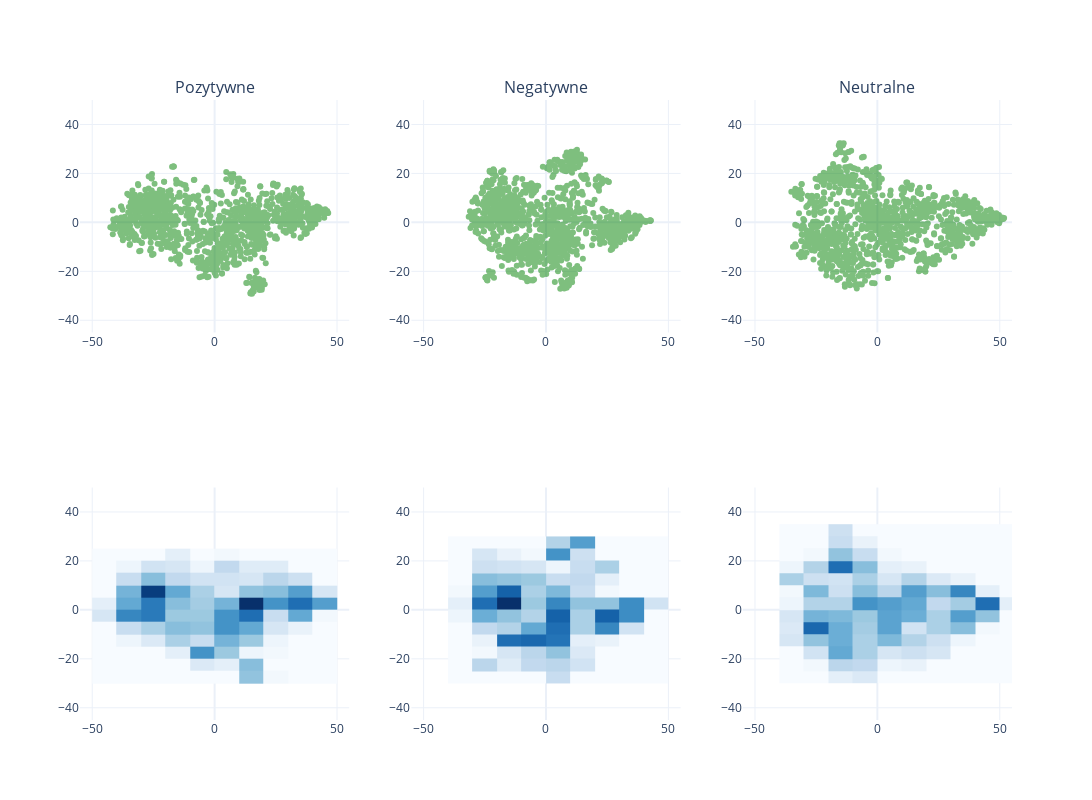

Notebook source saved alongside this figure:
### Code cell
from plotly.subplots import make_subplots
fig = make_subplots(rows=2, cols=3, subplot_titles=('Pozytywne', 'Negatywne', 'Neutralne'))
for i, fig_ in enumerate((fig_positive, fig_negative, fig_neutral)):
    fig.add_trace(fig_.data[0], row=1, col= i + 1)
    fig.add_trace(fig_.data[1], row=2, col= i + 1)
fig.update_layout(height=800, width=1200, showlegend=False, coloraxis=dict(colorscale='Blues', showscale=False), template='plotly_white')
fig.update_xaxes(range=[-55, 55])
fig.update_yaxes(range=[-45, 50])
fig.show()

### Figure 1 — Plotly figure (JSON) as saved in the notebook; plotly's stock layout.template omitted (floating-point values rounded to 4 significant figures; data arrays with more than 128 entries replaced by an {"elided": "..."} marker saying what was removed)
{"data": [{"marker": {"color": "green"}, "mode": "markers", "opacity": 0.5, "type": "scatter", "x": {"elided": "1000 float values"}, "xaxis": "x", "y": {"elided": "1000 float values"}, "yaxis": "y"}, {"coloraxis": "coloraxis", "colorscale": [[0, "rgb(247,251,255)"], [0.125, "rgb(222,235,247)"], [0.25, "rgb(198,219,239)"], [0.375, "rgb(158,202,225)"], [0.5, "rgb(107,174,214)"], [0.625, "rgb(66,146,198)"], [0.75, "rgb(33,113,181)"], [0.875, "rgb(8,81,156)"], [1, "rgb(8,48,107)"]], "type": "histogram2d", "x": {"elided": "1000 float values"}, "xaxis": "x4", "y": {"elided": "1000 float values"}, "yaxis": "y4"}, {"marker": {"color": "green"}, "mode": "markers", "opacity": 0.5, "type": "scatter", "x": {"elided": "1000 float values"}, "xaxis": "x2", "y": {"elided": "1000 float values"}, "yaxis": "y2"}, {"coloraxis": "coloraxis", "colorscale": [[0, "rgb(247,251,255)"], [0.125, "rgb(222,235,247)"], [0.25, "rgb(198,219,239)"], [0.375, "rgb(158,202,225)"], [0.5, "rgb(107,174,214)"], [0.625, "rgb(66,146,198)"], [0.75, "rgb(33,113,181)"], [0.875, "rgb(8,81,156)"], [1, "rgb(8,48,107)"]], "type": "histogram2d", "x": {"elided": "1000 float values"}, "xaxis": "x5", "y": {"elided": "1000 float values"}, "yaxis": "y5"}, {"marker": {"color": "green"}, "mode": "markers", "opacity": 0.5, "type": "scatter", "x": {"elided": "1000 float values"}, "xaxis": "x3", "y": {"elided": "1000 float values"}, "yaxis": "y3"}, {"coloraxis": "coloraxis", "colorscale": [[0, "rgb(247,251,255)"], [0.125, "rgb(222,235,247)"], [0.25, "rgb(198,219,239)"], [0.375, "rgb(158,202,225)"], [0.5, "rgb(107,174,214)"], [0.625, "rgb(66,146,198)"], [0.75, "rgb(33,113,181)"], [0.875, "rgb(8,81,156)"], [1, "rgb(8,48,107)"]], "type": "histogram2d", "x": {"elided": "1000 float values"}, "xaxis": "x6", "y": {"elided": "1000 float values"}, "yaxis": "y6"}], "layout": {"annotations": [{"font": {"size": 16}, "showarrow": false, "text": "Pozytywne", "x": 0.1444, "xanchor": "center", "xref": "paper", "y": 1, "yanchor": "bottom", "yref": "paper"}, {"font": {"size": 16}, "showarrow": false, "text": "Negatywne", "x": 0.5, "xanchor": "center", "xref": "paper", "y": 1, "yanchor": "bottom", "yref": "paper"}, {"font": {"size": 16}, "showarrow": false, "text": "Neutralne", "x": 0.8556, "xanchor": "center", "xref": "paper", "y": 1, "yanchor": "bottom", "yref": "paper"}], "coloraxis": {"colorscale": [[0, "rgb(247,251,255)"], [0.125, "rgb(222,235,247)"], [0.25, "rgb(198,219,239)"], [0.375, "rgb(158,202,225)"], [0.5, "rgb(107,174,214)"], [0.625, "rgb(66,146,198)"], [0.75, "rgb(33,113,181)"], [0.875, "rgb(8,81,156)"], [1, "rgb(8,48,107)"]], "showscale": false}, "height": 800, "showlegend": false, "width": 1200, "xaxis": {"anchor": "y", "domain": [0, 0.2889], "range": [-55, 55]}, "xaxis2": {"anchor": "y2", "domain": [0.3556, 0.6444], "range": [-55, 55]}, "xaxis3": {"anchor": "y3", "domain": [0.7111, 1], "range": [-55, 55]}, "xaxis4": {"anchor": "y4", "domain": [0, 0.2889], "range": [-55, 55]}, "xaxis5": {"anchor": "y5", "domain": [0.3556, 0.6444], "range": [-55, 55]}, "xaxis6": {"anchor": "y6", "domain": [0.7111, 1], "range": [-55, 55]}, "yaxis": {"anchor": "x", "domain": [0.625, 1], "range": [-45, 50]}, "yaxis2": {"anchor": "x2", "domain": [0.625, 1], "range": [-45, 50]}, "yaxis3": {"anchor": "x3", "domain": [0.625, 1], "range": [-45, 50]}, "yaxis4": {"anchor": "x4", "domain": [0, 0.375], "range": [-45, 50]}, "yaxis5": {"anchor": "x5", "domain": [0, 0.375], "range": [-45, 50]}, "yaxis6": {"anchor": "x6", "domain": [0, 0.375], "range": [-45, 50]}}}
